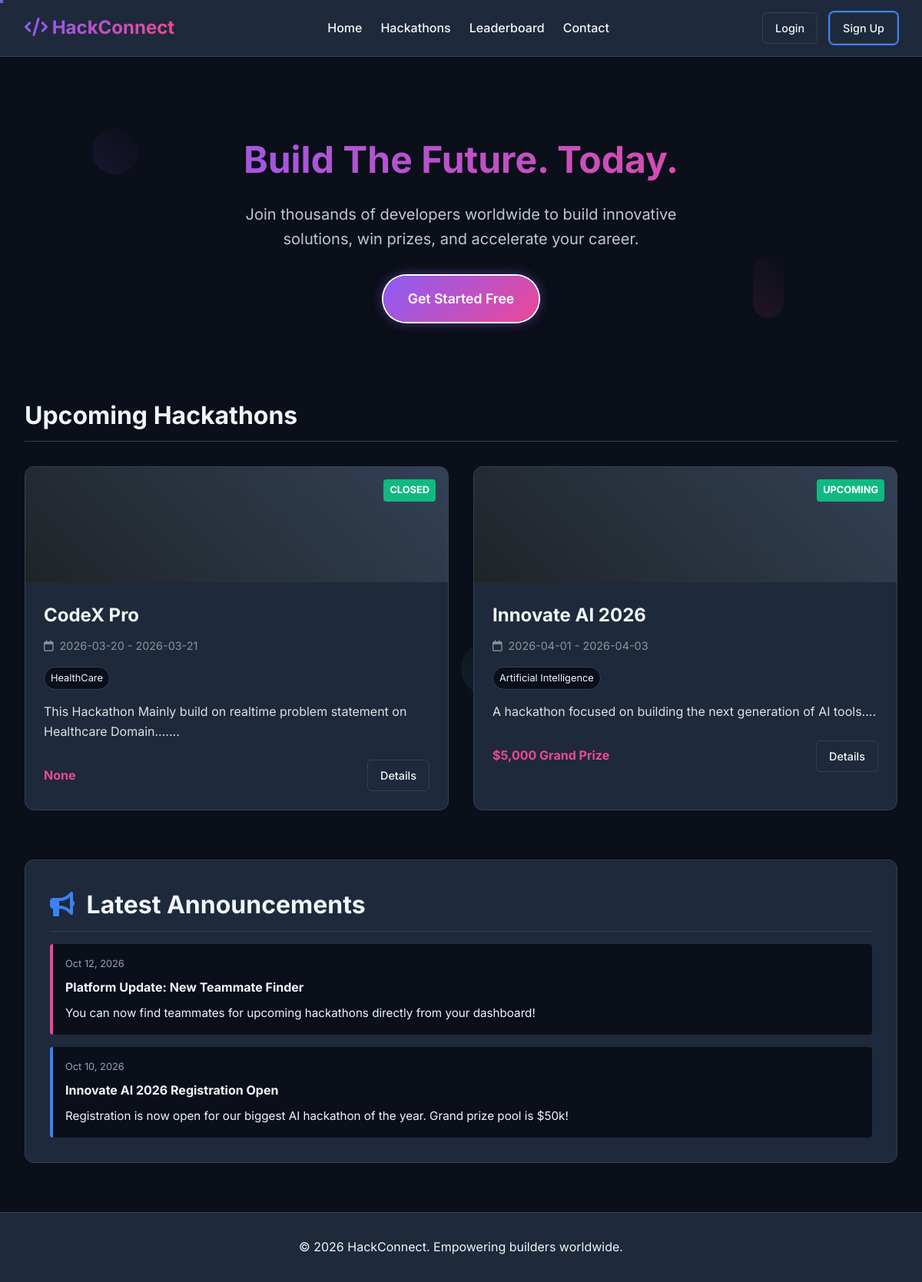
The app's page /, older data.
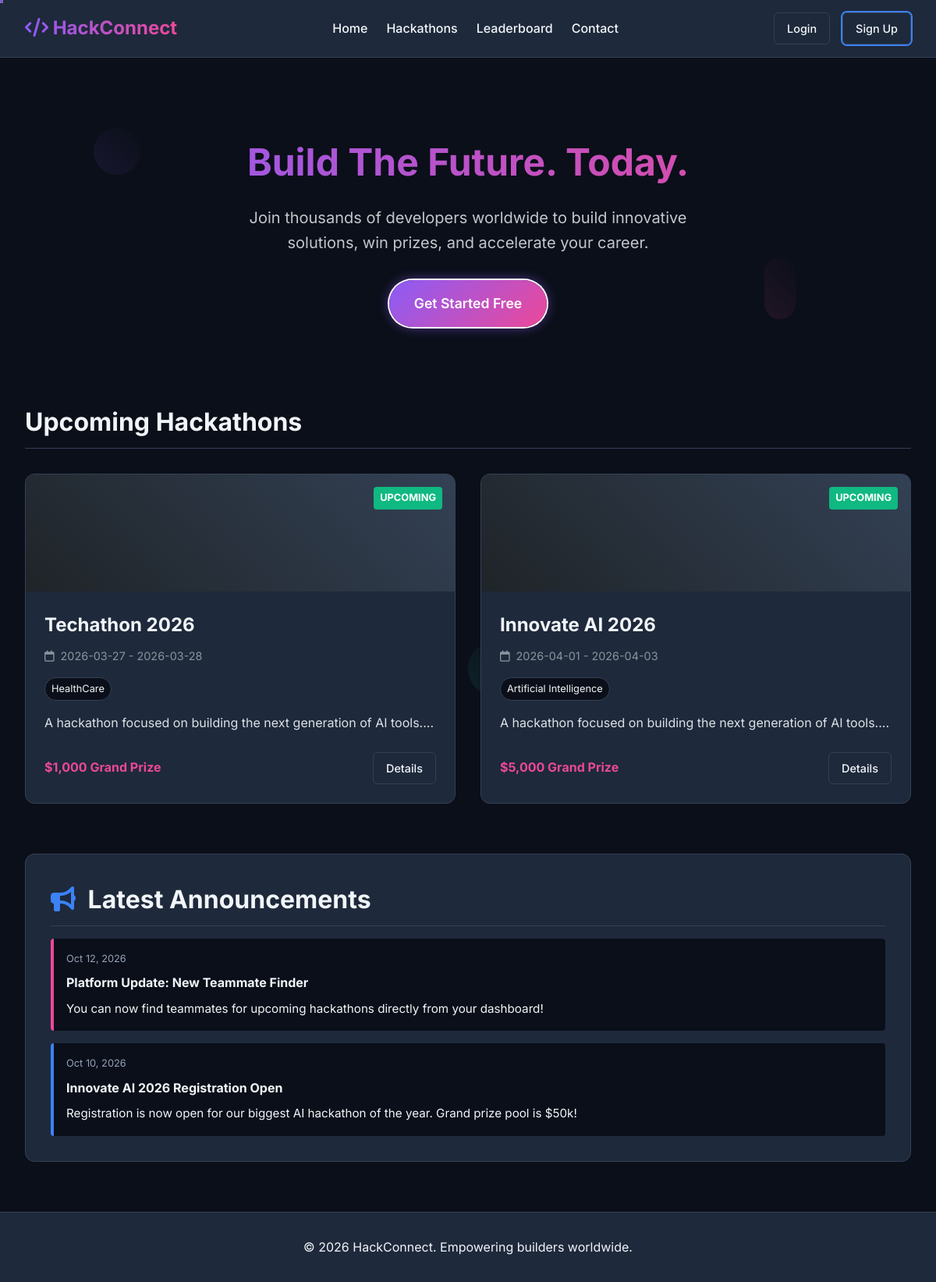
The same page, newer data.
### tables this page shows
CREATE TABLE hackathons (
    id INTEGER PRIMARY KEY AUTOINCREMENT,
    title TEXT NOT NULL,
    description TEXT NOT NULL,
    start_date TEXT NOT NULL,
    end_date TEXT NOT NULL,
    theme TEXT,
    rules TEXT,
    prize_info TEXT,
    status TEXT DEFAULT 'upcoming', -- 'upcoming', 'active', 'completed'
    organizer_id INTEGER NOT NULL, prizes TEXT,
    FOREIGN KEY(organizer_id) REFERENCES users(id)
);

### app.py (the view)
@app.route('/')
def index():
    conn = get_db_connection()
    hackathons = conn.execute('SELECT * FROM hackathons ORDER BY start_date ASC LIMIT 3').fetchall()
    conn.close()
    return render_template('index.html', hackathons=hackathons)

### app.py (called while the page is built, shortened)
def get_db_connection():
    conn = sqlite3.connect('database.db')
    conn.row_factory = sqlite3.Row
    return conn

@app.before_request
def load_logged_in_user():
    user_id = session.get('user_id')
    if user_id is None:
        g.user = None

### templates/index.html
{% extends "layout.html" %}
{% block content %}
<div style="text-align: center; padding: 4rem 1rem;">
    <h1 style="font-size: 3rem; margin-bottom: 1rem; background: linear-gradient(90deg, var(--gradient-start), var(--gradient-end)); -webkit-background-clip: text; -webkit-text-fill-color: transparent;">Build The Future. Today.</h1>
    <p style="font-size: 1.25rem; color: var(--text-color); max-width: 600px; margin: 0 auto 2rem; opacity: 0.8;">Join thousands of developers worldwide to build innovative solutions, win prizes, and accelerate your career.</p>
    {% if not g.user %}
        <a href="{{ url_for('register') }}" class="btn btn-gradient cta-button-outlined" style="padding: 1rem 2rem; font-size: 1.1rem; border-radius: 30px;">Get Started Free</a>
    {% else %}
        <a href="{{ url_for('dashboard') }}" class="btn btn-primary cta-button-outlined" style="padding: 1rem 2rem; font-size: 1.1rem; border-radius: 30px; width:auto;">View Dashboard</a>
    {% endif %}
</div>
<h2 style="font-size: 2rem; margin-top: 2rem; border-bottom: 1px solid var(--border-color); padding-bottom: 0.5rem; margin-bottom: 2rem;">Upcoming Hackathons</h2>
<div style="display: grid; grid-template-columns: repeat(auto-fit, minmax(300px, 1fr)); gap: 2rem;">
    {% for hackathon in hackathons %}
        <div style="background: var(--card-bg); border: 1px solid var(--border-color); border-radius: 12px; overflow: hidden; transition: transform 0.3s ease, box-shadow 0.3s ease;" onmouseover="this.style.transform='translateY(-5px)'; this.style.boxShadow='0 10px 20px rgba(0,0,0,0.3)'" onmouseout="this.style.transform='translateY(0)'; this.style.boxShadow='none'">
            <div style="height: 150px; background: linear-gradient(45deg, #1f2428, var(--border-color)); position: relative;">
                <span style="position: absolute; top: 1rem; right: 1rem; background: var(--secondary-color); color: white; padding: 0.25rem 0.5rem; border-radius: 4px; font-size: 0.8rem; font-weight: bold; text-transform: uppercase;">{{ hackathon.status }}</span>
            </div>
            <div style="padding: 1.5rem;">
                <h3 style="font-size: 1.5rem; margin-bottom: 0.5rem;">{{ hackathon.title }}</h3>
                <p style="color: #8b949e; font-size: 0.9rem; margin-bottom: 1rem;"><i class="fa-regular fa-calendar" style="margin-right:0.5rem"></i>{{ hackathon.start_date }} - {{ hackathon.end_date }}</p>
                <div style="display: flex; flex-wrap: wrap; gap: 0.5rem; margin-bottom: 1rem;">
                    <span style="background: var(--bg-color); border: 1px solid var(--border-color); padding: 0.25rem 0.5rem; border-radius: 20px; font-size: 0.8rem;">{{ hackathon.theme }}</span>
                </div>
                <p style="margin-bottom: 1.5rem; opacity: 0.9;">{{ hackathon.description[:100] }}...</p>
                <div style="display: flex; justify-content: space-between; align-items: center;">
                    <span style="font-weight: bold; color: var(--gradient-end);">{{ hackathon.prize_info }}</span>
                    <a href="{{ url_for('hackathon_detail', id=hackathon.id) }}" class="btn btn-secondary" style="padding: 0.5rem 1rem; font-size: 0.9rem; width: auto;">Details</a>
                </div>
            </div>
        </div>
    {% endfor %}
</div>
<div style="margin-top: 4rem; padding: 2rem; background: var(--card-bg); border: 1px solid var(--border-color); border-radius: 12px; margin-bottom: 2rem;">
    <h2 style="font-size: 2rem; margin-bottom: 1rem; border-bottom: 1px solid var(--border-color); padding-bottom: 0.5rem;"><i class="fa-solid fa-bullhorn" style="color: var(--primary-color); margin-right: 0.5rem;"></i> Latest Announcements</h2>
    <div style="display: flex; flex-direction: column; gap: 1rem;">
        <div style="padding: 1rem; background: var(--bg-color); border-left: 4px solid var(--gradient-end); border-radius: 4px;">
            <p style="color: var(--text-muted); font-size: 0.8rem; margin-bottom: 0.5rem;">Oct 12, 2026</p>
            <h4 style="margin-bottom: 0.5rem;">Platform Update: New Teammate Finder</h4>
            <p style="font-size: 0.95rem;">You can now find teammates for upcoming hackathons directly from your dashboard!</p>
        </div>
        <div style="padding: 1rem; background: var(--bg-color); border-left: 4px solid var(--primary-color); border-radius: 4px;">
            <p style="color: var(--text-muted); font-size: 0.8rem; margin-bottom: 0.5rem;">Oct 10, 2026</p>
            <h4 style="margin-bottom: 0.5rem;">Innovate AI 2026 Registration Open</h4>
            <p style="font-size: 0.95rem;">Registration is now open for our biggest AI hackathon of the year. Grand prize pool is $50k!</p>
        </div>
    </div>
</div>
{% endblock %}

### templates/layout.html (shortened to what this page needs)
<!DOCTYPE html>
<html lang="en">
<head>
    <link rel="stylesheet" href="https://cdnjs.cloudflare.com/ajax/libs/font-awesome/6.4.0/css/all.min.css">
    <link rel="stylesheet" href="{{ url_for('static', filename='css/style.css') }}">
</head>
<body>
    <div class="bg-animation" aria-hidden="true">
        <div class="floating-shape shape-1"></div>
        <div class="floating-shape shape-2"></div>
    </div>
    <nav class="navbar">
        <div class="nav-brand">
            <a href="{{ url_for('index') }}"><i class="fa-solid fa-code"></i> HackConnect</a>
        </div>
        <ul class="nav-links">
            <li><a href="{{ url_for('index') }}">Home</a></li>
            <li><a href="{{ url_for('hackathons_list') }}">Hackathons</a></li>
            <li><a href="{{ url_for('leaderboard') }}">Leaderboard</a></li>
            <li><a href="{{ url_for('contact') }}">Contact</a></li>
        </ul>
        <div class="nav-user">
            {% if g.user %}
                <a href="{{ url_for('dashboard') }}" class="btn btn-secondary"><i class="fa-solid fa-table-columns"></i> Dashboard</a>
                <a href="{{ url_for('profile') }}" class="btn btn-secondary"><i class="fa-solid fa-user"></i> {{ g.user.name }}</a>
                {% if g.user.role in ['admin', 'organizer'] %}
                    <a href="{{ url_for('admin') }}" class="btn btn-secondary"><i class="fa-solid fa-gauge"></i> Admin</a>
                {% endif %}
                <a href="{{ url_for('logout') }}" class="btn btn-secondary">Logout</a>
            {% else %}
                <a href="{{ url_for('login') }}" class="btn btn-secondary">Login</a>
                <a href="{{ url_for('register') }}" class="btn btn-secondary" style="width:auto;">Sign Up</a>
            {% endif %}
        </div>
    </nav>
    <main class="container fade-in">
        {% block content %}{% endblock %}
    </main>
    <footer>
        <p>&copy; 2026 HackConnect. Empowering builders worldwide.</p>
    </footer>
</body>
</html>

### static/css/style.css (style rules this page uses)
:root { --bg-color: #0b0f19; --text-color: #f1f5f9; --text-muted: #94a3b8; --primary-color: #3b82f6; --secondary-color: #10b981; --card-bg: #1e293b; --border-color: #334155; --hover-bg: #2dd4bf; --gradient-start: #8b5cf6; --gradient-end: #ec4899; --input-bg: #0f172a; }
* { box-sizing: border-box; margin: 0; padding: 0; }
body { font-family: 'Inter', -apple-system, BlinkMacSystemFont, "Segoe UI", Helvetica, Arial, sans-serif; background-color: var(--bg-color); color: var(--text-color); line-height: 1.6; min-height: 100vh; display: flex; flex-direction: column; }
.navbar { display: flex; justify-content: space-between; align-items: center; padding: 1rem 2rem; background-color: var(--card-bg); border-bottom: 1px solid var(--border-color); position: sticky; top: 0; z-index: 1000; }
.nav-brand a { font-size: 1.5rem; font-weight: 700; color: var(--text-color); text-decoration: none; background: linear-gradient(90deg, var(--gradient-start), var(--gradient-end)); -webkit-background-clip: text; -webkit-text-fill-color: transparent; }
.nav-links { display: flex; list-style: none; gap: 1.5rem; align-items: center; }
.nav-links a { color: var(--text-color); text-decoration: none; font-weight: 500; transition: color 0.3s ease; }
.nav-user { display: flex; align-items: center; gap: 1rem; }
.nav-user .btn:nth-child(2) { animation: outlinePulse 2s ease-in-out infinite; box-shadow: 0 0 0 2px var(--primary-color); }
.container { flex: 1; width: 100%; max-width: 1200px; margin: 0 auto; padding: 2rem; }
.fade-in { animation: fadeIn 0.4s ease-out forwards; }
.btn { display: inline-block; padding: 0.75rem 1.5rem; border-radius: 6px; font-size: 1rem; font-weight: 600; cursor: pointer; text-align: center; text-decoration: none; transition: all 0.3s ease; border: none; }
.btn-secondary { background: transparent; color: var(--text-color); border: 1px solid var(--border-color); padding: 0.5rem 1rem; border-radius: 6px; font-size: 0.9rem; font-weight: 500; cursor: pointer; text-align: center; text-decoration: none; transition: all 0.3s ease; display: inline-flex; align-items: center; gap: 0.5rem; }
.btn-gradient { background: linear-gradient(135deg, var(--gradient-start), var(--gradient-end)); color: white; }
.cta-button-outlined { color: white !important; box-shadow: 0 0 0 2px white, 0 0 15px rgba(139, 92, 246, 0.6); animation: ctaOutlinePulse 2s ease-in-out infinite; border-color: white !important; }
footer { text-align: center; padding: 2rem; background-color: var(--card-bg); border-top: 1px solid var(--border-color); margin-top: auto; }
body { cursor: none; }
.floating-shape { position: absolute; opacity: 0.1; pointer-events: none; animation: float 20s ease-in-out infinite; }
.shape-1 { top: 10%; left: 10%; width: 60px; height: 60px; background: linear-gradient(45deg, var(--gradient-start), transparent); border-radius: 50%; animation-delay: 0s; }
.shape-2 { top: 20%; right: 15%; width: 40px; height: 80px; background: linear-gradient(45deg, var(--gradient-end), transparent); border-radius: 20px; animation-delay: 2s; }

Row changes from the older to the newer data that the page shows:
removed hackathons: status "CLOSED", title "CodeX Pro", start_date "2026-03-20", end_date "2026-03-21", theme "HealthCare", description "This Hackathon Mainly build on realtime problem statement on Healthcare Domain....", prize_info "None"
added hackathons: status "UPCOMING", title "Techathon 2026", start_date "2026-03-27", end_date "2026-03-28", theme "HealthCare", description "A hackathon focused on building the next generation of AI tools.", prize_info "$1,000 Grand Prize"
